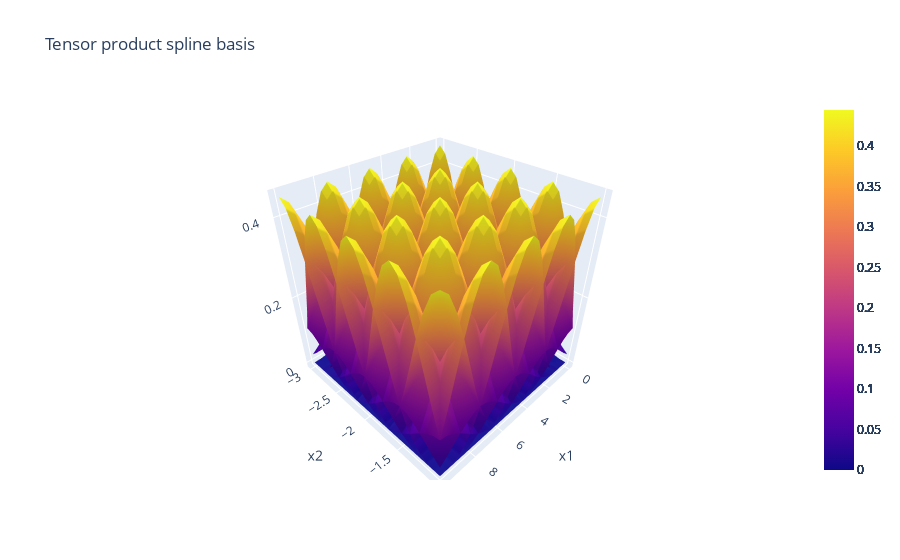

The notebook cell saved with this chart:
### Code cell
import numpy as np
x1 = np.linspace(0,10,25)
x2 = np.linspace(-3,-1,25)

TPS = TensorProductSpline(x1, x2)
TPS.tensor_product_spline_2d(print_shapes=True)
TPS.plot_tensor_product_spline_basis()

### Figure 1 — Plotly figure (JSON) as saved in the notebook; plotly's stock layout.template omitted (floating-point values rounded to 4 significant figures; data arrays with more than 128 entries replaced by an {"elided": "..."} marker saying what was removed)
{"data": [{"name": "TPS Basis 1", "type": "surface", "x": {"elided": "25x25 float values"}, "y": {"elided": "25x25 float values"}, "z": {"elided": "25x25 float values"}}, {"name": "TPS Basis 2", "type": "surface", "x": {"elided": "25x25 float values"}, "y": {"elided": "25x25 float values"}, "z": {"elided": "25x25 float values"}}, {"name": "TPS Basis 3", "type": "surface", "x": {"elided": "25x25 float values"}, "y": {"elided": "25x25 float values"}, "z": {"elided": "25x25 float values"}}, {"name": "TPS Basis 4", "type": "surface", "x": {"elided": "25x25 float values"}, "y": {"elided": "25x25 float values"}, "z": {"elided": "25x25 float values"}}, {"name": "TPS Basis 5", "type": "surface", "x": {"elided": "25x25 float values"}, "y": {"elided": "25x25 float values"}, "z": {"elided": "25x25 float values"}}, {"name": "TPS Basis 6", "type": "surface", "x": {"elided": "25x25 float values"}, "y": {"elided": "25x25 float values"}, "z": {"elided": "25x25 float values"}}, {"name": "TPS Basis 7", "type": "surface", "x": {"elided": "25x25 float values"}, "y": {"elided": "25x25 float values"}, "z": {"elided": "25x25 float values"}}, {"name": "TPS Basis 8", "type": "surface", "x": {"elided": "25x25 float values"}, "y": {"elided": "25x25 float values"}, "z": {"elided": "25x25 float values"}}, {"name": "TPS Basis 9", "type": "surface", "x": {"elided": "25x25 float values"}, "y": {"elided": "25x25 float values"}, "z": {"elided": "25x25 float values"}}, {"name": "TPS Basis 10", "type": "surface", "x": {"elided": "25x25 float values"}, "y": {"elided": "25x25 float values"}, "z": {"elided": "25x25 float values"}}, {"name": "TPS Basis 11", "type": "surface", "x": {"elided": "25x25 float values"}, "y": {"elided": "25x25 float values"}, "z": {"elided": "25x25 float values"}}, {"name": "TPS Basis 12", "type": "surface", "x": {"elided": "25x25 float values"}, "y": {"elided": "25x25 float values"}, "z": {"elided": "25x25 float values"}}, {"name": "TPS Basis 13", "type": "surface", "x": {"elided": "25x25 float values"}, "y": {"elided": "25x25 float values"}, "z": {"elided": "25x25 float values"}}, {"name": "TPS Basis 14", "type": "surface", "x": {"elided": "25x25 float values"}, "y": {"elided": "25x25 float values"}, "z": {"elided": "25x25 float values"}}, {"name": "TPS Basis 15", "type": "surface", "x": {"elided": "25x25 float values"}, "y": {"elided": "25x25 float values"}, "z": {"elided": "25x25 float values"}}, {"name": "TPS Basis 16", "type": "surface", "x": {"elided": "25x25 float values"}, "y": {"elided": "25x25 float values"}, "z": {"elided": "25x25 float values"}}, {"name": "TPS Basis 17", "type": "surface", "x": {"elided": "25x25 float values"}, "y": {"elided": "25x25 float values"}, "z": {"elided": "25x25 float values"}}, {"name": "TPS Basis 18", "type": "surface", "x": {"elided": "25x25 float values"}, "y": {"elided": "25x25 float values"}, "z": {"elided": "25x25 float values"}}, {"name": "TPS Basis 19", "type": "surface", "x": {"elided": "25x25 float values"}, "y": {"elided": "25x25 float values"}, "z": {"elided": "25x25 float values"}}, {"name": "TPS Basis 20", "type": "surface", "x": {"elided": "25x25 float values"}, "y": {"elided": "25x25 float values"}, "z": {"elided": "25x25 float values"}}, {"name": "TPS Basis 21", "type": "surface", "x": {"elided": "25x25 float values"}, "y": {"elided": "25x25 float values"}, "z": {"elided": "25x25 float values"}}, {"name": "TPS Basis 22", "type": "surface", "x": {"elided": "25x25 float values"}, "y": {"elided": "25x25 float values"}, "z": {"elided": "25x25 float values"}}, {"name": "TPS Basis 23", "type": "surface", "x": {"elided": "25x25 float values"}, "y": {"elided": "25x25 float values"}, "z": {"elided": "25x25 float values"}}, {"name": "TPS Basis 24", "type": "surface", "x": {"elided": "25x25 float values"}, "y": {"elided": "25x25 float values"}, "z": {"elided": "25x25 float values"}}, {"name": "TPS Basis 25", "type": "surface", "x": {"elided": "25x25 float values"}, "y": {"elided": "25x25 float values"}, "z": {"elided": "25x25 float values"}}], "layout": {"scene": {"xaxis": {"title": {"text": "x1"}}, "yaxis": {"title": {"text": "x2"}}, "zaxis": {"title": {"text": ""}}}, "title": {"text": "Tensor product spline basis"}}}
